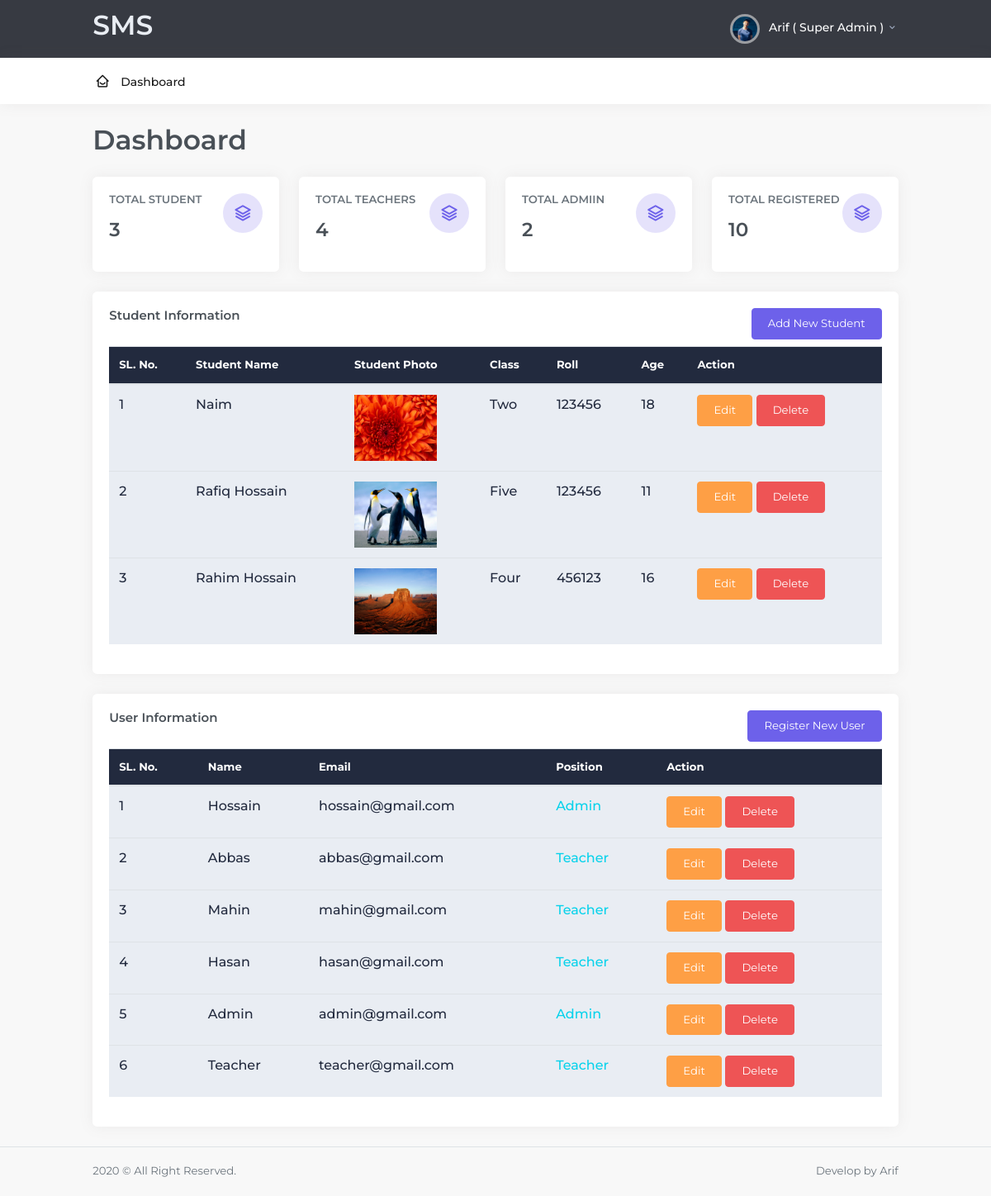
/admin/index.php (signed in), run on the app's committed database.
### tables this page shows
CREATE TABLE `student_info` (
  `s_id` int(11) NOT NULL,
  `s_name` varchar(100) NOT NULL,
  `s_img` varchar(150) NOT NULL,
  `s_class` varchar(10) NOT NULL,
  `s_roll` int(10) NOT NULL,
  `s_age` int(5) NOT NULL,
  `status` int(11) NOT NULL DEFAULT '0'
);

### admin/index.php (the view, shortened to what this page needs)
<?php
  require_once('require/header.php');
 ?>
    <body>
        <div id="layout-wrapper">
            <div class="main-content">
        <?php
          require_once('require/header-nav.php');
         ?>
       <div class="dropdown d-inline-block ml-2">
           <button type="button" class="btn header-item waves-effect waves-light"
               data-toggle="dropdown" aria-haspopup="true" aria-expanded="false">
               <img class="rounded-circle header-profile-user" src="assets/images/users/avatar-3.jpg"
                   alt="Header Avatar">
               <span class="d-none d-sm-inline-block ml-2" style="font-size: 14px;font-weight: 500;color: #fff;">
                 <?=$_SESSION['name'];?> ( <?=$_SESSION['position'];?> )
               </span>
               <i class="mdi mdi-chevron-down d-none d-sm-inline-block"></i>
           </button>
        <?php
          require_once('require/header-nav-2.php');
         ?>
        <?php
          require_once('require/header-menu.php');
         ?>
                <div class="page-content">
                    <div class="container-fluid">
                    <div class="row">
                        <div class="col-12">
                            <div class="page-title-box d-flex align-items-center justify-content-between">
                              <h1 class="mb-0">Dashboard</h1>
                            </div>
                        </div>
                    </div>
                    <?php
                      if ($_SESSION['position'] != "Admin" && $_SESSION['position'] != "Teacher") {
                      ?>
                        <div class="row">
                            <div class="col-xl-3 col-md-6">
                                <div class="card card-animate">
                                    <div class="card-body">
                                        <div class="avatar-sm float-right">
                                            <span class="avatar-title bg-soft-primary rounded-circle">
                                                <i class="bx bx-layer m-0 h3 text-primary"></i>
                                            </span>
                                        </div>
                                        <h6 class="text-muted text-uppercase mt-0">Total Student</h6>
                                        <?php
                                            require_once('auth/db.php');
                                            $query= "SELECT s_id FROM `student_info` WHERE status=0 ORDER BY s_id";
                                            $results = mysqli_query($connection,$query);
                                            $row = mysqli_num_rows($results);
                                         ?>
                                        <h3 class="my-3"><?= $row?></h3>
                                    </div>
                                </div>
                            </div>
                            <div class="col-xl-3 col-md-6">
                                <div class="card card-animate">
                                    <div class="card-body">
                                        <div class="avatar-sm float-right">
                                            <span class="avatar-title bg-soft-primary rounded-circle">
                                              <i class="bx bx-layer m-0 h3 text-primary"></i>
                                            </span>
                                        </div>
                                        <h6 class="text-muted text-uppercase mt-0">Total Teachers</h6>
                                        <?php
                                            require_once('auth/db.php');
                                            $query= "SELECT id FROM `auth` WHERE position='Teacher' AND status='0' ORDER BY id";
                                            $results = mysqli_query($connection,$query);
                                            $row = mysqli_num_rows($results);
                                         ?>
                                        <h3 class="my-3"><?= $row?></h3>
                                    </div>
                                </div>
                            </div>
                            <div class="col-xl-3 col-md-6">
                                <div class="card card-animate">
                                    <div class="card-body">
                                        <div class="avatar-sm float-right">
                                            <span class="avatar-title bg-soft-primary rounded-circle">
                                              <i class="bx bx-layer m-0 h3 text-primary"></i>
                                            </span>
                                        </div>
                                        <h6 class="text-muted text-uppercase mt-0">Total Admiin</h6>
                                        <?php
                                            require_once('auth/db.php');
                                            $query= "SELECT id FROM `auth` WHERE position='Admin' AND status='0' ORDER BY id";
                                            $results = mysqli_query($connection,$query);
                                            $row = mysqli_num_rows($results);
                                         ?>
                                        <h3 class="my-3"><?= $row?></h3>
                                    </div>
                                </div>
                            </div>
                            <div class="col-xl-3 col-md-6">
                                <div class="card card-animate">
                                    <div class="card-body">
                                        <div class="avatar-sm float-right">
                                            <span class="avatar-title bg-soft-primary rounded-circle">
                                                <i class="bx bx-layer m-0 h3 text-primary"></i>
                                            </span>
                                        </div>
                                        <h6 class="text-muted text-uppercase mt-0">Total Registered</h6>
                                        <?php
                                            require_once('auth/db.php');
                                            $query= "SELECT id FROM `auth` ORDER BY id";
                                            $results = mysqli_query($connection,$query);
                                            $row = mysqli_num_rows($results);
                                         ?>
                                        <h3 class="my-3"><?=$row?></h3>
                                    </div>
                                </div>
                            </div>
                        </div>
                        <?php
                            }
                          ?>
                          <?php
                            if ($_SESSION['position'] != "Admin") {
                          ?>
                        <div class="row">
                            <div class="col-12">
                                 <div class="card ">
                                    <div class="card-body">
                                        <h1 class="card-title d-inline">Student Information</h1><a class="btn btn-primary float-right mb-2" href="addstudent.php">Add New Student</a>
                                        <table id="state-saving-datatable" class="table activate-select dt-responsive nowrap">
                                            <thead class="bg-dark text-white">
                                                <tr>
                                                    <th>SL. No.</th>
                                                    <th>Student Name</th>
                                                    <th>Student Photo</th>
                                                    <th>Class</th>
                                                    <th>Roll</th>
                                                    <th>Age</th>
                                                    <th>Action</th>
                                                </tr>
                                            </thead>
                                            <tbody class="bg-light text-dark" style="font-size:16px;font-weight:500;">
                                              <?php
                                                  require_once('auth/db.php');
                                                  $query= "SELECT * FROM `student_info` WHERE status=0";
                                                  $results = mysqli_query($connection,$query);
                                                  $counter=1;
                                                  foreach ($results as $final_result) {
                                                ?>
                                                <tr>
                                                  <td><?=$counter?></td>
                                                  <td><?=$final_result['s_name']?></td>
                                                  <td> <img width="100" height="80" src="images/student/<?=$final_result['s_img']?>"> </td>
                                                  <td><?=$final_result['s_class']?></td>
                                                  <td><?=$final_result['s_roll']?></td>
                                                  <td><?=$final_result['s_age']?></td>
                                                  <td><a class="btn btn-warning" href="editstudent.php?student_id=<?=$final_result['s_id']?>&student_name=<?=$final_result['s_name']?>&student_img=<?=$final_result['s_img']?>&student_class=<?=$final_result['s_class']?>&student_roll=<?=$final_result['s_roll']?>&student_age=<?=$final_result['s_age']?>">Edit</a> <a class="btn btn-danger" href="student_delete.php?student_id=<?=$final_result['s_id']?>">Delete</a> </td>
                                                </tr>
                                                <?php
                                              $counter++;
                                                }
                                              ?>
                                            </tbody>
                                        </table>
                                    </div>
                                </div>
                            </div>
                        </div>
                        <?php
                            }
                         ?>
                    <?php
                      if ($_SESSION['position'] != "Teacher") {
                    ?>
                    <div class="row">
                        <div class="col-12">
                             <div class="card ">
                                <div class="card-body">
                                    <h1 class="card-title d-inline">User Information</h1><a class="btn btn-primary float-right mb-2" href="register.php">Register New User</a>
                                    <table id="state-saving-datatable" class="table activate-select dt-responsive nowrap mt-2">
                                        <thead class="bg-dark text-white">
                                            <tr>
                                                <th>SL. No.</th>
                                                <th>Name</th>
                                                <th>Email</th>
                                                <th>Position</th>
                                                <th>Action</th>
                                            </tr>
                                        </thead>
                                        <tbody class="bg-light text-dark" style="font-size:16px;font-weight:500;">
                                          <?php
                                              require_once('auth/db.php');
                                              $query= "SELECT * FROM `auth` WHERE position !='Super Admin' AND status=0";
                                              $results = mysqli_query($connection,$query);
                                              $counter=1;
                                              foreach ($results as $final_result) {
                                            ?>
                                            <tr>
                                              <td><?=$counter?></td>
                                              <td><?=$final_result['name']?></td>
                                              <td><?=$final_result['email']?></td>
                                              <td class="text-info"><?=$final_result['position']?></td>
                                              <td>
                                                <a class="btn btn-warning" href="edituser.php?user_id=<?=$final_result['id']?>&user_name=<?=$final_result['name']?>&user_email=<?=$final_result['email']?>&user_position=<?=$final_result['position']?>">Edit
                                                </a>
                                                <?php
                                                    if ($_SESSION['position'] != "Admin") {
                                                 ?>
                                                 <a class="btn btn-danger" href="userdelete.php?user_id=<?=$final_result['id']?>">Delete</a>
                                                 <?php
                                                    }
                                                  ?>
                                               </td>
                                            </tr>
                                            <?php
                                          $counter++;
                                            }
                                          ?>
                                        </tbody>
                                    </table>
                                </div>
                            </div>
                        </div>
                    </div>
                    <?php
                      }
                     ?>
                    </div>
                </div>
            </div>
        </div>
        <?php
          require_once('require/footer.php');
         ?>
    </body>
</html>

### admin/require/header.php (shortened to what this page needs)
<!DOCTYPE html>
<html lang="en">
<head>
        <link href="assets/css/bootstrap.min.css" rel="stylesheet" type="text/css" />
        <link href="assets/css/icons.min.css" rel="stylesheet" type="text/css" />
        <link href="assets/css/theme.min.css" rel="stylesheet" type="text/css" />
    </head>
    <body>

### admin/require/header-nav.php
<header id="page-topbar">
    <div class="navbar-header">
        <div class="navbar-brand-box d-flex align-items-left">
            <a href="index.html" class="logo">
                <h1 class="text-light">SMS</h1>
            </a>
        </div>
        <div class="d-flex align-items-center">

### admin/require/header-nav-2.php
</div>
</div>
</div>
</header>

### admin/require/header-menu.php
<div class="topnav">
    <div class="container-fluid">
        <nav class="navbar navbar-light navbar-expand-lg topnav-menu">
            <div class="collapse navbar-collapse" id="topnav-menu-content">
                <ul class="navbar-nav">
                    <li class="nav-item">
                        <a class="nav-link" href="index.php">
                            <i class="bx bx-home-smile"></i>Dashboard
                        </a>
                    </li>
                </ul>
            </div>
        </nav>
    </div>
</div>

### admin/require/footer.php
<footer class="footer">
    <div class="container-fluid">
        <div class="row">
            <div class="col-md-6">
                <div class="text-center text-lg-left">
                    <?= date("Y") ?> © All Right Reserved.
                </div>
            </div>
            <div class="col-md-6">
                <div class="text-right d-none d-lg-block">
                  Develop by Arif
                </div>
            </div>
        </div>
    </div>
</footer>

### data on the page
student_info: s_name "Naim", s_img (picture), s_class "Two", s_roll "123456", s_age "18"
student_info: s_name "Rafiq Hossain", s_img (picture), s_class "Five", s_roll "123456", s_age "11"
student_info: s_name "Rahim Hossain", s_img (picture), s_class "Four", s_roll "456123", s_age "16"

### other printed values
$_SESSION['name'] "Arif"
$_SESSION['position'] "Super Admin"
$row "3"
$row "4"
$row "2"
$row "10"
$final_result['name'] "Hossain"
$final_result['email'] "hossain@gmail.com"
$final_result['position'] "Admin"
$final_result['name'] "Abbas"
$final_result['email'] "abbas@gmail.com"
$final_result['position'] "Teacher"
$final_result['name'] "Mahin"
$final_result['email'] "mahin@gmail.com"
$final_result['name'] "Hasan"
